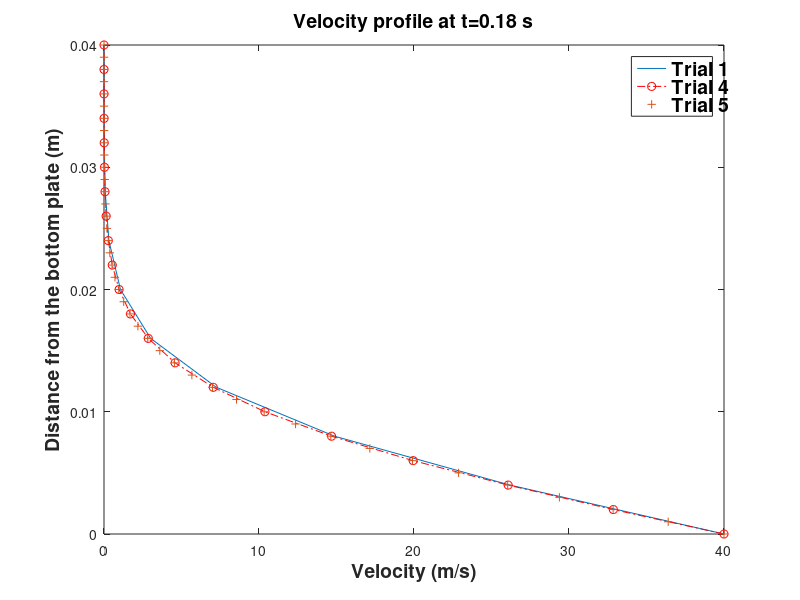

MATLAB code to generate this figure:
%PROJECT 1 - FINITE DEIFFERENCE - DIFFUSION EQUATION
%GRID REFINEMENT STUDY

clear;
clc;

%FTCS NUMERICAL SCHEME 1 del_t = 0.01 s
%INPUT PARAMETERS
nu = 0.000217;               %KINEMATIC VISCOSITY [m^2/s]
h = 0.04;                    %DISTANCE BETWEEN THE PLATES [m]
N = 11;                      %NUMBER OF NODES IN THE y DIRECTION
del_t = 0.01                %DISCRETIZATION IN TIME [s]
t_final = .18                %END TIME [s]
U_0 = 40;

del_y = h/(N-1)             %DISCRETIZATION IN y [m]
d = (nu*del_t)/(del_y^2)    %STABILITY CONDITION FOR THE FTCS SCHEME

%INITIAL CONDITIONS
u_o(1) = 40;                 
u_o(2:N) = 0;
j = 1;                       %TIME INDEX
t = 0;
while t<t_final;
    t=j*del_t;
    u(1)=40;                 %BOUNDARY CONDITION [m/s]
    u(N)=0;                  %BOUNDARY CONDITION [m/s]
    for i=2:(N-1);
        u(i)=u_o(i)+d*(u_o(i+1)-2*u_o(i)+u_o(i-1));
    end
    u_o=u;
    j=j+1;
end
Y_axis=0:del_y:h;



%FTCS NUMERICAL SCHEME 4 N=6
%INPUT PARAMETERS
nu = 0.000217;               %KINEMATIC VISCOSITY [m^2/s]
h = 0.04;                    %DISTANCE BETWEEN THE PLATES [m]
N_4 = 21;                      %NUMBER OF NODES IN THE y DIRECTION
del_t_4 = 0.0025                %DISCRETIZATION IN TIME [s]
t_final = .18                %END TIME [s]
U_0 = 40;

del_y_4 = h/(N_4-1)             %DISCRETIZATION IN y [m]
d_4 = (nu*del_t_4)/(del_y_4^2)    %STABILITY CONDITION FOR THE FTCS SCHEME

%INITIAL CONDITIONS
u_o_4(1) = 40;                 
u_o_4(2:N_4) = 0;
j = 1;                       %TIME INDEX
t = 0;
while t<t_final;
    t=j*del_t_4;
    u_4(1)=40;                 %BOUNDARY CONDITION [m/s]
    u_4(N_4)=0;                  %BOUNDARY CONDITION [m/s]
    for i=2:(N_4-1);
        u_4(i)=u_o_4(i)+d_4*(u_o_4(i+1)-2*u_o_4(i)+u_o_4(i-1));
    end
    u_o_4=u_4;
    j=j+1;
end
Y_axis_4=0:del_y_4:h;

%FTCS NUMERICAL SCHEME 5 N=21
%INPUT PARAMETERS
nu = 0.000217;               %KINEMATIC VISCOSITY [m^2/s]
h = 0.04;                    %DISTANCE BETWEEN THE PLATES [m]
N_5 = 41;                      %NUMBER OF NODES IN THE y DIRECTION
del_t_5 = 0.000625                %DISCRETIZATION IN TIME [s]
t_final = .18                %END TIME [s]
U_0 = 40;

del_y_5 = h/(N_5-1)             %DISCRETIZATION IN y [m]
d_5 = (nu*del_t_5)/(del_y_5^2)    %STABILITY CONDITION FOR THE FTCS SCHEME

%INITIAL CONDITIONS
u_o_5(1) = 40;                 
u_o_5(2:N_5) = 0;
j = 1;                       %TIME INDEX
t = 0;
while t<t_final;
    t=j*del_t_5;
    u_5(1)=40;                 %BOUNDARY CONDITION [m/s]
    u_5(N_5)=0;                  %BOUNDARY CONDITION [m/s]
    for i=2:(N_5-1);
        u_5(i)=u_o_5(i)+d_5*(u_o_5(i+1)-2*u_o_5(i)+u_o_5(i-1));
    end
    u_o_5=u_5;
    j=j+1;
end
Y_axis_5=0:del_y_5:h;


plot(u_o,Y_axis,u_o_4,Y_axis_4,'-.or',u_o_5,Y_axis_5,'+')
xlabel('Velocity (m/s)');
ylabel('Distance from the bottom plate (m)');
legend('Trial 1', 'Trial 4','Trial 5')

title('Velocity profile at t=0.18 s')

figureHandle = gcf;
%# make all text in the figure to size 14 and bold
set(findall(figureHandle,'type','text'),'fontSize',14,'fontWeight','bold')

